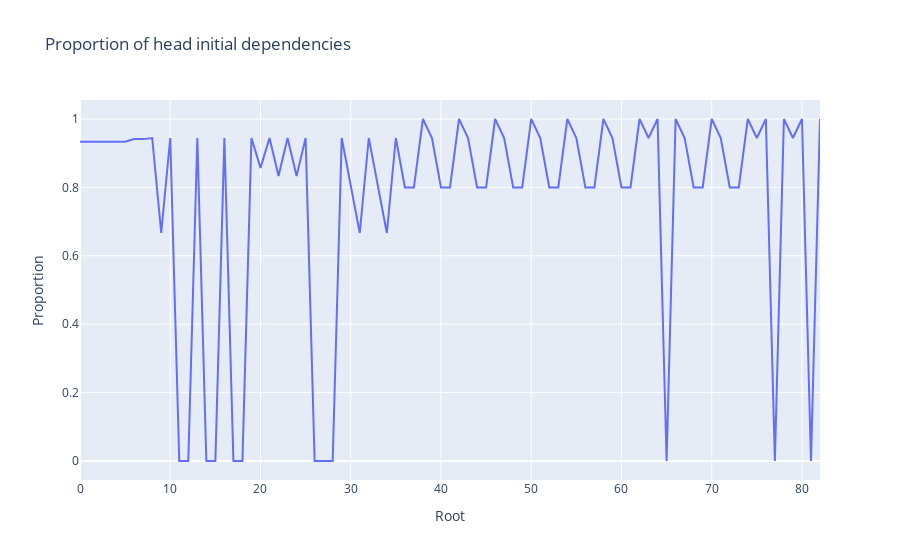

Source (notebook cell):
### Code cell
import plotly.express as px

fig = px.line(y=head_initial_proportions, title='Proportion of head initial dependencies', labels={'y': 'Proportion', 'x': 'Root'})

fig.show()

### Figure 1 — Plotly figure (JSON) as saved in the notebook; plotly's stock layout.template omitted (floating-point values rounded to 4 significant figures)
{"data": [{"hovertemplate": "Root=%{x}<br>Proportion=%{y}<extra></extra>", "legendgroup": "", "line": {"color": "#636efa", "dash": "solid"}, "marker": {"symbol": "circle"}, "mode": "lines", "name": "", "orientation": "v", "showlegend": false, "type": "scatter", "x": [0, 1, 2, 3, 4, 5, 6, 7, 8, 9, 10, 11, 12, 13, 14, 15, 16, 17, 18, 19, 20, 21, 22, 23, 24, 25, 26, 27, 28, 29, 30, 31, 32, 33, 34, 35, 36, 37, 38, 39, 40, 41, 42, 43, 44, 45, 46, 47, 48, 49, 50, 51, 52, 53, 54, 55, 56, 57, 58, 59, 60, 61, 62, 63, 64, 65, 66, 67, 68, 69, 70, 71, 72, 73, 74, 75, 76, 77, 78, 79, 80, 81, 82], "xaxis": "x", "y": [0.9333, 0.9333, 0.9333, 0.9333, 0.9333, 0.9333, 0.9412, 0.9412, 0.9444, 0.6667, 0.9444, 0, 0, 0.9444, 0, 0, 0.9444, 0, 0, 0.9444, 0.8571, 0.9444, 0.8333, 0.9444, 0.8333, 0.9444, 0, 0, 0, 0.9444, 0.8, 0.6667, 0.9444, 0.8, 0.6667, 0.9444, 0.8, 0.8, 1, 0.9444, 0.8, 0.8, 1, 0.9444, 0.8, 0.8, 1, 0.9444, 0.8, 0.8, 1, 0.9444, 0.8, 0.8, 1, 0.9444, 0.8, 0.8, 1, 0.9444, 0.8, 0.8, 1, 0.9444, 1, 0, 1, 0.9444, 0.8, 0.8, 1, 0.9444, 0.8, 0.8, 1, 0.9444, 1, 0, 1, 0.9444, 1, 0, 1], "yaxis": "y"}], "layout": {"legend": {"tracegroupgap": 0}, "title": {"text": "Proportion of head initial dependencies"}, "xaxis": {"anchor": "y", "domain": [0, 1], "title": {"text": "Root"}}, "yaxis": {"anchor": "x", "domain": [0, 1], "title": {"text": "Proportion"}}}}
